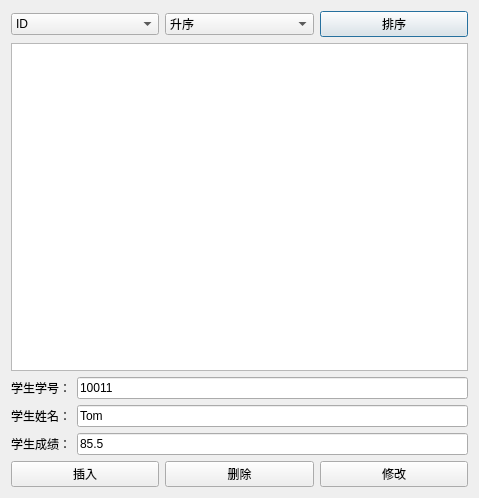
<?xml version="1.0" encoding="UTF-8"?>
<ui version="4.0">
 <class>SqliteDialog</class>
 <widget class="QDialog" name="SqliteDialog">
  <property name="geometry">
   <rect>
    <x>0</x>
    <y>0</y>
    <width>479</width>
    <height>498</height>
   </rect>
  </property>
  <property name="windowTitle">
   <string>SqliteDialog</string>
  </property>
  <layout class="QVBoxLayout" name="verticalLayout">
   <item>
    <layout class="QHBoxLayout" name="horizontalLayout">
     <item>
      <widget class="QComboBox" name="valueComboBox">
       <item>
        <property name="text">
         <string>ID</string>
        </property>
       </item>
       <item>
        <property name="text">
         <string>Score</string>
        </property>
       </item>
      </widget>
     </item>
     <item>
      <widget class="QComboBox" name="condComboBox">
       <item>
        <property name="text">
         <string>升序</string>
        </property>
       </item>
       <item>
        <property name="text">
         <string>降序</string>
        </property>
       </item>
      </widget>
     </item>
     <item>
      <widget class="QPushButton" name="sortButton">
       <property name="text">
        <string>排序</string>
       </property>
      </widget>
     </item>
    </layout>
   </item>
   <item>
    <widget class="QTableView" name="tableView"/>
   </item>
   <item>
    <layout class="QHBoxLayout" name="horizontalLayout_3">
     <item>
      <widget class="QLabel" name="label">
       <property name="text">
        <string>学生学号：</string>
       </property>
      </widget>
     </item>
     <item>
      <widget class="QLineEdit" name="idEdit">
       <property name="text">
        <string>10011</string>
       </property>
      </widget>
     </item>
    </layout>
   </item>
   <item>
    <layout class="QHBoxLayout" name="horizontalLayout_4">
     <item>
      <widget class="QLabel" name="label_2">
       <property name="text">
        <string>学生姓名：</string>
       </property>
      </widget>
     </item>
     <item>
      <widget class="QLineEdit" name="nameEdit">
       <property name="text">
        <string>Tom</string>
       </property>
      </widget>
     </item>
    </layout>
   </item>
   <item>
    <layout class="QHBoxLayout" name="horizontalLayout_5">
     <item>
      <widget class="QLabel" name="label_3">
       <property name="text">
        <string>学生成绩：</string>
       </property>
      </widget>
     </item>
     <item>
      <widget class="QLineEdit" name="scoreEdit">
       <property name="text">
        <string>85.5</string>
       </property>
      </widget>
     </item>
    </layout>
   </item>
   <item>
    <layout class="QHBoxLayout" name="horizontalLayout_2">
     <item>
      <widget class="QPushButton" name="insertButton">
       <property name="text">
        <string>插入</string>
       </property>
      </widget>
     </item>
     <item>
      <widget class="QPushButton" name="deleteButton">
       <property name="text">
        <string>删除</string>
       </property>
      </widget>
     </item>
     <item>
      <widget class="QPushButton" name="updateButton">
       <property name="text">
        <string>修改</string>
       </property>
      </widget>
     </item>
    </layout>
   </item>
  </layout>
 </widget>
 <layoutdefault spacing="6" margin="11"/>
 <resources/>
 <connections/>
</ui>
